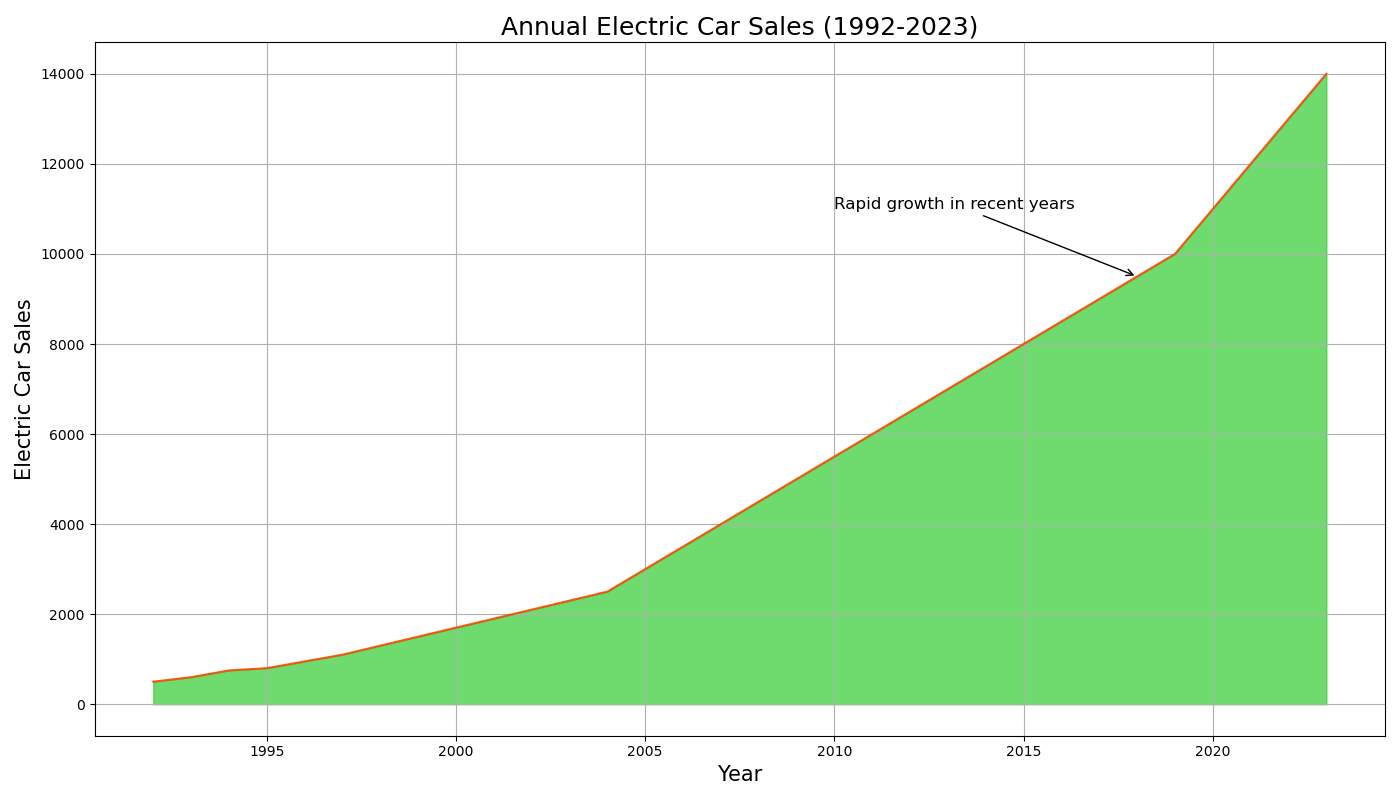

Generate this figure with Python:

import matplotlib.pyplot as plt
import pandas as pd

data = {
    'Year': [1992, 1993, 1994, 1995, 1996, 1997, 1998, 1999, 2000, 2001, 2002, 2003, 
             2004, 2005, 2006, 2007, 2008, 2009, 2010, 2011, 2012, 2013, 2014, 2015, 
             2016, 2017, 2018, 2019, 2020, 2021, 2022, 2023],
    'Electric_Car_Sales': [500, 600, 750, 800, 950, 1100, 1300, 1500, 1700, 1900, 
                           2100, 2300, 2500, 3000, 3500, 4000, 4500, 5000, 5500, 
                           6000, 6500, 7000, 7500, 8000, 8500, 9000, 9500, 10000, 
                           11000, 12000, 13000, 14000]
}

df = pd.DataFrame(data)

plt.figure(figsize=(14, 8))
plt.fill_between(df['Year'], df['Electric_Car_Sales'], color='#32CD32', alpha=0.7)
plt.plot(df['Year'], df['Electric_Car_Sales'], color='#FF4500', alpha=0.9)

plt.title('Annual Electric Car Sales (1992-2023)', fontsize=18)
plt.xlabel('Year', fontsize=15)
plt.ylabel('Electric Car Sales', fontsize=15)
plt.annotate('Rapid growth in recent years', xy=(2018, 9500), xytext=(2010, 11000),
             arrowprops=dict(facecolor='black', arrowstyle='->'),
             fontsize=12, color='black')

plt.grid(True)
plt.tight_layout()
plt.show()
